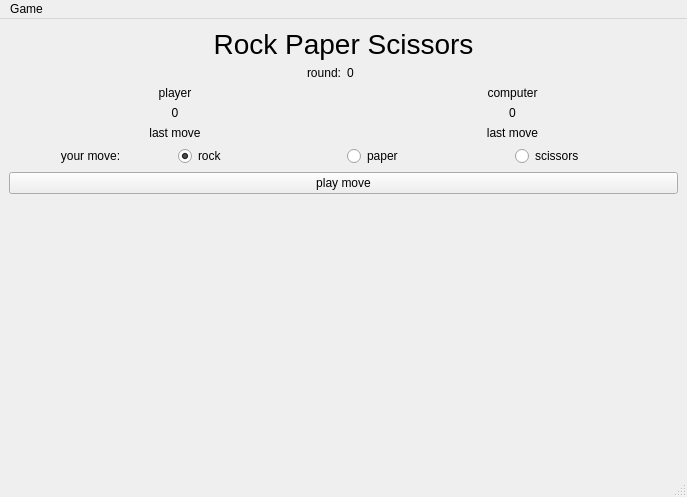
<?xml version="1.0" encoding="UTF-8"?>
<ui version="4.0">
 <class>MainWindow</class>
 <widget class="QMainWindow" name="MainWindow">
  <property name="geometry">
   <rect>
    <x>0</x>
    <y>0</y>
    <width>687</width>
    <height>497</height>
   </rect>
  </property>
  <property name="windowTitle">
   <string>Rock Paper Scissors</string>
  </property>
  <widget class="QWidget" name="centralwidget">
   <layout class="QVBoxLayout" name="verticalLayout">
    <item>
     <widget class="QLabel" name="label_2">
      <property name="font">
       <font>
        <pointsize>21</pointsize>
       </font>
      </property>
      <property name="text">
       <string>Rock Paper Scissors</string>
      </property>
      <property name="alignment">
       <set>Qt::AlignCenter</set>
      </property>
      <property name="margin">
       <number>8</number>
      </property>
     </widget>
    </item>
    <item>
     <layout class="QGridLayout" name="gridLayout">
      <item row="3" column="0">
       <widget class="QLabel" name="l_move_player">
        <property name="text">
         <string>last move</string>
        </property>
        <property name="alignment">
         <set>Qt::AlignCenter</set>
        </property>
        <property name="margin">
         <number>6</number>
        </property>
       </widget>
      </item>
      <item row="3" column="1">
       <widget class="QLabel" name="l_move_computer">
        <property name="text">
         <string>last move</string>
        </property>
        <property name="alignment">
         <set>Qt::AlignCenter</set>
        </property>
        <property name="margin">
         <number>6</number>
        </property>
       </widget>
      </item>
      <item row="2" column="1">
       <widget class="QLabel" name="l_score_computer">
        <property name="text">
         <string>0</string>
        </property>
        <property name="alignment">
         <set>Qt::AlignCenter</set>
        </property>
        <property name="margin">
         <number>6</number>
        </property>
       </widget>
      </item>
      <item row="1" column="1">
       <widget class="QLabel" name="label_4">
        <property name="text">
         <string>computer</string>
        </property>
        <property name="alignment">
         <set>Qt::AlignCenter</set>
        </property>
        <property name="margin">
         <number>6</number>
        </property>
       </widget>
      </item>
      <item row="2" column="0">
       <widget class="QLabel" name="l_score_player">
        <property name="text">
         <string>0</string>
        </property>
        <property name="alignment">
         <set>Qt::AlignCenter</set>
        </property>
        <property name="margin">
         <number>6</number>
        </property>
       </widget>
      </item>
      <item row="1" column="0">
       <widget class="QLabel" name="label_3">
        <property name="text">
         <string>player</string>
        </property>
        <property name="alignment">
         <set>Qt::AlignCenter</set>
        </property>
        <property name="margin">
         <number>6</number>
        </property>
       </widget>
      </item>
      <item row="0" column="0">
       <widget class="QLabel" name="label">
        <property name="sizePolicy">
         <sizepolicy hsizetype="Preferred" vsizetype="Maximum">
          <horstretch>0</horstretch>
          <verstretch>0</verstretch>
         </sizepolicy>
        </property>
        <property name="text">
         <string>round:</string>
        </property>
        <property name="alignment">
         <set>Qt::AlignRight|Qt::AlignTrailing|Qt::AlignVCenter</set>
        </property>
        <property name="margin">
         <number>6</number>
        </property>
       </widget>
      </item>
      <item row="0" column="1">
       <widget class="QLabel" name="l_round">
        <property name="sizePolicy">
         <sizepolicy hsizetype="Preferred" vsizetype="Maximum">
          <horstretch>0</horstretch>
          <verstretch>0</verstretch>
         </sizepolicy>
        </property>
        <property name="text">
         <string>0</string>
        </property>
        <property name="alignment">
         <set>Qt::AlignLeading|Qt::AlignLeft|Qt::AlignVCenter</set>
        </property>
        <property name="margin">
         <number>6</number>
        </property>
       </widget>
      </item>
     </layout>
    </item>
    <item>
     <layout class="QHBoxLayout" name="horizontalLayout">
      <item>
       <widget class="QLabel" name="label_5">
        <property name="text">
         <string>your move:</string>
        </property>
        <property name="alignment">
         <set>Qt::AlignCenter</set>
        </property>
        <property name="margin">
         <number>6</number>
        </property>
       </widget>
      </item>
      <item>
       <widget class="QRadioButton" name="rb_move_rock">
        <property name="text">
         <string>rock</string>
        </property>
        <property name="shortcut">
         <string>1</string>
        </property>
        <property name="checked">
         <bool>true</bool>
        </property>
        <attribute name="buttonGroup">
         <string notr="true">bg_move</string>
        </attribute>
       </widget>
      </item>
      <item>
       <widget class="QRadioButton" name="rb_move_paper">
        <property name="text">
         <string>paper</string>
        </property>
        <property name="shortcut">
         <string>2</string>
        </property>
        <attribute name="buttonGroup">
         <string notr="true">bg_move</string>
        </attribute>
       </widget>
      </item>
      <item>
       <widget class="QRadioButton" name="rb_move_scissors">
        <property name="text">
         <string>scissors</string>
        </property>
        <property name="shortcut">
         <string>3</string>
        </property>
        <attribute name="buttonGroup">
         <string notr="true">bg_move</string>
        </attribute>
       </widget>
      </item>
     </layout>
    </item>
    <item>
     <widget class="QPushButton" name="pb_play_move">
      <property name="text">
       <string>play move</string>
      </property>
      <property name="shortcut">
       <string>Space</string>
      </property>
     </widget>
    </item>
    <item>
     <spacer name="verticalSpacer">
      <property name="orientation">
       <enum>Qt::Vertical</enum>
      </property>
      <property name="sizeHint" stdset="0">
       <size>
        <width>20</width>
        <height>40</height>
       </size>
      </property>
     </spacer>
    </item>
   </layout>
  </widget>
  <widget class="QMenuBar" name="menubar">
   <property name="geometry">
    <rect>
     <x>0</x>
     <y>0</y>
     <width>687</width>
     <height>22</height>
    </rect>
   </property>
   <widget class="QMenu" name="menuGame">
    <property name="title">
     <string>Game</string>
    </property>
    <addaction name="action_reset"/>
    <addaction name="separator"/>
    <addaction name="action_quit"/>
   </widget>
   <addaction name="menuGame"/>
  </widget>
  <widget class="QStatusBar" name="statusbar"/>
  <action name="action_reset">
   <property name="text">
    <string>Reset</string>
   </property>
   <property name="shortcut">
    <string>Ctrl+R</string>
   </property>
  </action>
  <action name="action_quit">
   <property name="text">
    <string>Quit</string>
   </property>
   <property name="shortcut">
    <string>Ctrl+Q</string>
   </property>
  </action>
 </widget>
 <resources/>
 <connections>
  <connection>
   <sender>action_quit</sender>
   <signal>triggered()</signal>
   <receiver>MainWindow</receiver>
   <slot>close()</slot>
   <hints>
    <hint type="sourcelabel">
     <x>343</x>
     <y>283</y>
    </hint>
    <hint type="destinationlabel">
     <x>399</x>
     <y>299</y>
    </hint>
   </hints>
  </connection>
 </connections>
 <buttongroups>
  <buttongroup name="bg_move"/>
 </buttongroups>
</ui>
